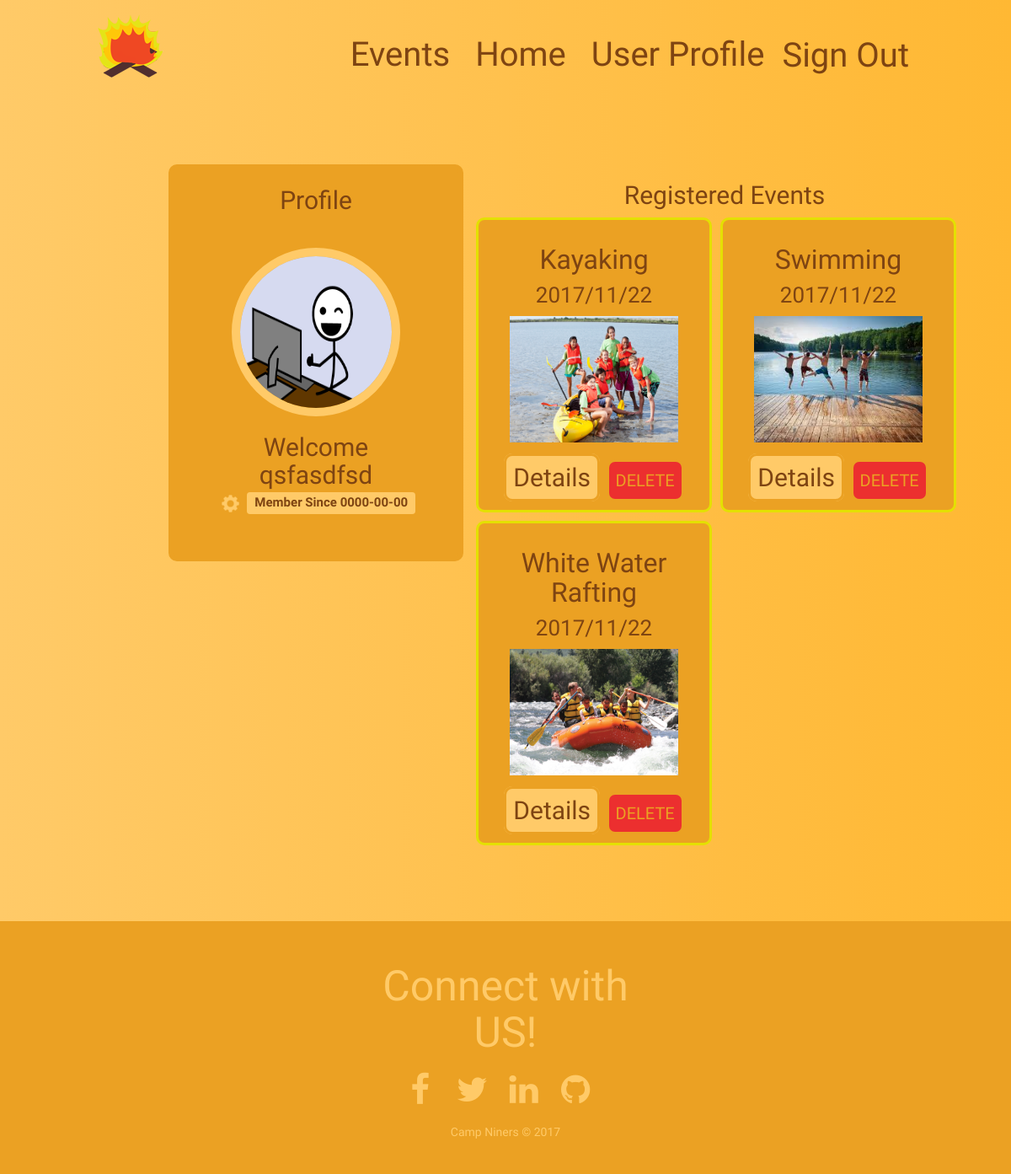
The page /user/userHome.php (signed in) on the database its author committed.
### tables this page shows
CREATE TABLE `reg_activities` (
  `regID` int(11) NOT NULL,
  `actID` int(11) NOT NULL,
  `userID` int(11) NOT NULL,
  `timestamp` timestamp NOT NULL DEFAULT CURRENT_TIMESTAMP
);

CREATE TABLE `activities` (
  `activityID` int(11) NOT NULL,
  `a_name` varchar(255) DEFAULT NULL,
  `description` varchar(255) DEFAULT NULL,
  `price` int(11) DEFAULT NULL,
  `min_age` int(11) DEFAULT NULL,
  `a_date` datetime DEFAULT NULL,
  `location` varchar(255) NOT NULL,
  `image` varchar(200) NOT NULL
);

### db/dataBase.php (called while the page is built, shortened)
<?php
class db{
    protected $dsn='mysql:host=localhost;dbname=summer_camp';
    protected $username='root';
    protected $password='';
    private $_db;
    public static function getInstance()
    {
        static $instance = null;
        if (is_null($instance)) {
            $instance = new db();
        }
        return $instance;
    }
    public function __construct() {
        $this->_db = new PDO($this->dsn, $this->username, $this->password);
        $this->_db->setAttribute(PDO::ATTR_ERRMODE, PDO::ERRMODE_EXCEPTION);
    }
    public function prepare($sql){
        return $this->_db->prepare($sql);
    }
}
?>

### db/event_sql.php (called while the page is built, shortened)
<?php
include_once('dataBase.php');
function sql_getRegisteredEventsForUser(){
    $userID=$_SESSION['userID'];
    $db = db::getInstance();
    $sql = "Select * from reg_activities join activities on actID=activityID where userID=".$userID;
    $stm=$db->prepare($sql);
    $stm->execute();
    $events=$stm->fetchAll();
    return $events;
}
?>

### user/events_list.php (the view, shortened to what this page needs)
<?php
$userEvents=sql_getRegisteredEventsForUser();
?>
<div class="row">
    <div class="col-xs-12 text-center">
        <h2>Registered Events</h2>
    </div>
    <?php
        foreach( $userEvents as $event):
        $e_id = $event['activityID'];
        $e_name = $event['a_name'];
        $e_date = $event['a_date'];
        $e_img = $event['image'];
        $imm="../";
        $date = str_replace('-','/',substr($e_date,0,10));
        ?>
        <div class="col-lg-3 col-md-4 col-sm-4 col-xs-12 event-item">
            <h3 class="event-name text-center"><?php echo $e_name ?></h3>
            <h4 class="event-date text-center"><?php echo $date?></h4>
            <img class="event-img center-block" src="<?php echo $imm.$e_img?>" width="200" height="150"/>
            <div class="event-buttons text-center">
                <form action=""  method="POST" enctype='multipart/form-data'>
                <a class="event-button" href="../site/event.php?eventID=<?php echo $e_id; ?>">Details</a>
                    <input class="event-button event-remove" type="submit" value="Delete">
                </form>
            </div>
        </div>
    <?php endforeach; ?>
</div>

### header.php (shortened to what this page needs)
<!doctype html>
<html lang="en">
<head>
<?php
echo '<link rel="stylesheet" type="text/css" href="../assets/css/bootstrap.min.css">';
echo '<link rel="stylesheet" type="text/css" href="../assets/css/footer.css">';
echo '<link rel="stylesheet" href="http://maxcdn.bootstrapcdn.com/font-awesome/4.2.0/css/font-awesome.min.css">';
echo '<link rel="stylesheet" type="text/css" href="../assets/css/global.css">';
if($current_dir == "admin"){
    $test = "Hello";
    echo '<link rel="stylesheet" type="text/css" href="../assets/css/admin.css">';
    echo '<link rel="stylesheet" type="text/css" href="../assets/css/db-edit.css">';
    include("db/user_sql.php");
    include("db/event_sql.php");
}
else if($current_dir == "user"){
    echo '<link rel="stylesheet" type="text/css" href="../assets/css/user.css">';
    echo '<link rel="stylesheet" type="text/css" href="../assets/css/table.css">';
    include("db/event_sql.php");
}
else if($current_dir == "site"){
    echo '<link rel="stylesheet" type="text/css" href="../assets/css/site.css">';
}
?>
</head>
<body>

### user/userHome.php (shortened to what this page needs)
<?php
$current_dir = basename(dirname(__FILE__));
$current_file = dirname(__FILE__);
include("../header.php");
?>
<div class="container-fluid" >
    <?php include("../navbar.php");?>
    <div class="row">
        <div class="col-md-3  col-md-offset-2 col-xs-12 text-center profile-div">
            <?php include("profile.php");?>
        </div>
        <div class="col-md-6">
            <?php include("events_list.php");?>
        </div>
    </div>
</div>
<?php include("../footer.php"); ?>

### navbar.php (shortened to what this page needs)
<?php
function login_button(){
    if(isset($_SESSION['userID'])){
        if($_SESSION['isAdmin']){
          echo '<li class="font-primary"><a class="navbar-items" href="../admin/adminHome.php">Admin Portal</a></li>';
      }
      else{
        echo '<li class="font-primary"><a class="navbar-items" href="../user/userHome.php">User Profile</a></li>';
      }
        echo '<li><form action="">
                <button name="disconnect" class="navbar-items login-button" type="submit" value="disconnect">Sign Out</button>
              </form></li>';
    }
    else{
        echo '<li><form action="../user/signin.php">
                <button name="logIn" class="navbar-items font-primary login-button" type="submit" value="LogIn">Sign In</button>
              </form></li>';
    }
}
?>
<?php echo '<link rel="stylesheet" type="text/css" href="../assets/css/site.css">'?>
<nav class="navbar navbar-default">
  <div class="container-fluid" style="max-width:1000px;">
    <div class="navbar-header">
      <a class="navbar-brand" href="../site/home.php"><img class="logo-icon" src="../site/img/logo-icon.png"></a>
    </div>
    <div class="collapse navbar-collapse" id="bs-example-navbar-collapse-1">
      <ul class="nav navbar-nav navbar-right">
        <?php
         $events_link = '<li class=" font-primary"><a  class="navbar-items" href="../site/events.php">Events</a></li>';
         $home_link = '<li class=" font-primary"><a  class="navbar-items" href="../site/home.php">Home</a></li>';
         if($current_file == "home.php"){
          echo $events_link;
         }
        elseif($current_file == "events.php"){
          echo $home_link;
        }
        else{
          echo $events_link;
          echo $home_link;
        }
        ?>
        <?php login_button();?>
      </ul>
    </div>
  </div>
</nav>

### user/profile.php (shortened to what this page needs)
<div class="col-xs-12 text-center">
    <h2>Profile</h2>
</div>
<div class="media">
    <img class="media-object dp img-circle center-block" src="<?php echo $_SESSION['image'];?>" style="width: 200px;height:200px;">
        <div class="media-body">
            <h4 class="media-heading">Welcome <?php echo $_SESSION['f_name'] ?></h4>
            <a id="showUpdate" href="#"><span><img class="email" src="img/gear-icon.png"/></span></a>
            <span class="label label-default">Member Since<?php echo " " .$_SESSION['member_since']?></span>
        </div>
</div>

### footer.php (shortened to what this page needs)
<footer class="footer-distributed">
        <div class="row">
            <div class="col-md-4 hidden-sm"> </div>
			<div class="col-md-4 text-center footer-left">
                <h3>Connect with US!</h3>
				<div class="footer-icons">
					<a href="www.facebook.com"><i class="fa fa-facebook fa-2x "></i></a>
					<a href="www.twitter.com"><i class="fa fa-twitter fa-2x "></i></a>
					<a href="wwww.linkedin.com"><i class="fa fa-linkedin fa-2x "></i></a>
					<a href="https://github.com/amieczko/itis3105_final"><i class="fa fa-github fa-2x "></i></a>
                </div>
                <p class="footer-company-name">Camp Niners &copy; 2017</p>
			</div>
        </div>
		</footer>
</body>
</html>

### assets/css/footer.css (style rules this page uses)
.footer-distributed { background-color: #eba123; box-shadow: 0 1px 1px 0 rgba(0, 0, 0, 0.12); box-sizing: border-box; width: 100%; text-align: left; padding: 50px 60px 40px; margin-top: 80px; overflow: hidden; }
.footer-distributed .footer-left { float: left; }
.footer-distributed h3 { color: #ffca68; font-size:50px; margin: 0 0 10px; }
.footer-distributed .footer-company-name { color: #ffca68; font-size: 14px; font-weight: normal; margin: 0; }
.footer-distributed .footer-icons { margin-top: 20px; }
.footer-distributed .footer-icons a { display: inline-block; width: 40px; height: 40px; cursor: pointer; border-radius: 2px; font-size: 20px; color: #ffca68; text-align: center; line-height: 35px; margin-right: 18px; margin-bottom: 20px; }

### assets/css/global.css (style rules this page uses)
.font-primary { font-family: 'Passion One', cursive; }
body { background: #ffb833; background: -webkit-linear-gradient(right, #ffb833, #ffca68); background: -moz-linear-gradient(right, #ffb833, #ffca68); background: -o-linear-gradient(right, #ffb833, #ffca68); background: linear-gradient(to left, #ffb833, #ffca68); font-family: 'Passion One', cursive; -webkit-font-smoothing: antialiased; -moz-osx-font-smoothing: grayscale; }

### assets/css/user.css (style rules this page uses)
.submit-button, input[type="submit"], textarea { text-transform: uppercase; color: #eba123; font-size: 20px; -webkit-transition: all 0.3 ease; transition: all 0.3 ease; height: 50px; }

### assets/css/table.css (style rules this page uses)
h2, h3, h1, h4, h5, h6 { color: #7e4412; }
.media { margin: 20px 0; padding:30px; }
.dp { border:10px solid #ffca68; transition: all 0.2s ease-in-out; margin-bottom:20px; }
.media-heading { font-size:30px; }
.email { height:25px; padding-right:4px; padding-left:4px; }
.label { font-size:15px; background-color:#ffca68; color:#7e4412; }
.profile-div { min-width:350px; margin-right:10px; background-color:#eba123; border: 6px solid #eba123; border-radius:10px; }
.event-item { position: relative; min-width:300px!important; padding: 10px; background-color: #eba123; border: 3px solid #e4e000; border-radius: 10px; margin-bottom:10px; }
@media only screen and (min-width:991px) { .event-item { margin-left:5px; margin-right:5px; } }
@media only screen and (min-width:767px) { .event-item { min-width:280px!important; } }
.event-date { font-size:26px; }
.event-name { font-size:32px; }
.event-img { height:150px; }
.event-buttons { font-size:30px; margin-top:20px; }
.event-button { background-color:#ffca68; border: 3px solid #eba123; border-radius:10px; padding:8px; color: #7e4412; text-decoration: none; }
.event-remove { background-color: rgb(236, 47, 47); color: #ffca68; }

### assets/css/site.css (style rules this page uses)
nav { background-color: rgba(0,0,0,0)!important; border:none!important; font-size:40px; }
.navbar-items { background: rgba(0,0,0,0); border:0; color:#7e4412!important; position:relative; margin-top:40px; }
.login-button { margin-top:36px; }

### rows shown on the page
reg_activities: actID.a_name "Kayaking", actID.a_date "2017/11/22", actID.image (picture)
reg_activities: actID.a_name "Swimming", actID.a_date "2017/11/22", actID.image (picture)
reg_activities: actID.a_name "White Water Rafting", actID.a_date "2017/11/22", actID.image (picture)

### other values the page prints
$_SESSION['f_name'] "qsfasdfsd"
$_SESSION['member_since'] "0000-00-00"
